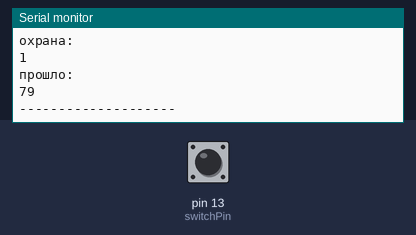
Recording of a sketch running on a simulated Arduino Uno, built with avr-gcc and run on an emulated ATmega328P. On the bench: the last lines printed to the serial monitor. Inputs (shaded band) come from the test bench; at power-on: pin 13 (switchPin) HIGH.

Above: at 1.2 s.
1.3 s: pin 13 (switchPin) pulled LOW for 3.2 s
At 6.2 s:
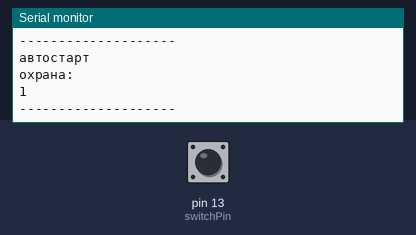
6.5 s: pin 13 (switchPin) pulled LOW for 0.15 s
At 7.2 s:
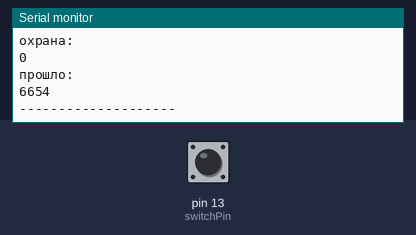
8.1 s: pin 13 (switchPin) pulled LOW for 1 s
At 9.7 s:
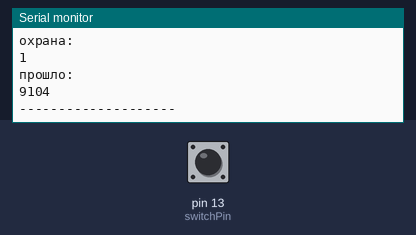
Timing chart, 0 to 11.2 s (numbered marks = the images above; inputs shaded):
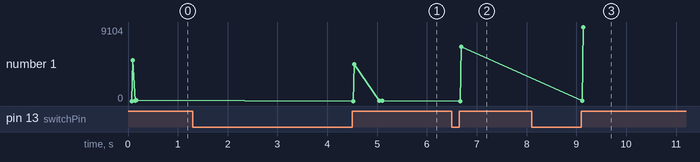

Measured:
- after the input at 1.3 s, the serial monitor: prints a new line after 3.2 s (image 1)
- after the input at 6.5 s, the serial monitor: prints a new line after 0.19 s (image 2)
- after the input at 8.1 s, the serial monitor: prints a new line after 1.0 s (image 3)
- plotted number 1: 1 → 6654 after the input at 6.5 s, 6654 → 9104 after the input at 8.1 s

The sketch:

sketch_dec10a.ino
```cpp
// -----------------------------------------------------------------------------------
// -----------------------------------------------------------------------------------
// -----------------------------------------------------------------------------------
int switchPin = 13; // пин кнопки
//int ledPin = 13; // пин светодиода

boolean lastButton = false; // предыдущее состояние кнопки
boolean currentButton = false; // текущее состояние кнопки
//boolean ledOn = false; // состояние светодиода
boolean securityState = false; // состояние охраны

unsigned long time; // время с начала включения
unsigned long timeToEnableSecurity = 5000; // таймер для автовключения защиты
// -----------------------------------------------------------------------------------
// -----------------------------------------------------------------------------------
// -----------------------------------------------------------------------------------


// -----------------------------------------------------------------------------------
// -----------------------------------------------------------------------------------
// -----------------------------------------------------------------------------------
void setup()
  {
    pinMode (switchPin, INPUT);
    //pinMode (ledPin, OUTPUT);
    Serial.begin(9600);
    justSomeStat ();
  }//setup
// -----------------------------------------------------------------------------------
// -----------------------------------------------------------------------------------
// -----------------------------------------------------------------------------------


// -----------------------------------------------------------------------------------
// -----------------------------------------------------------------------------------
// -----------------------------------------------------------------------------------
void loop()
  {
    time = millis();
    if (time == timeToEnableSecurity)
      {
        Serial.println("автостарт");Serial.println("");
        securityState = true;
        Serial.println("охрана:");Serial.println(securityState);Serial.println("");
        Serial.println("--------------------");
      }//if


    currentButton = debounce (lastButton); // получаем состояние кнопки без дребезга
    if (lastButton == false && currentButton == true)
      { // если кнопка была нажата дольше 5 мсек,
        //ledOn = !ledOn; // то меняем состояние светодиода
        securityState = !securityState;
        Serial.println("охрана:");Serial.println(securityState);Serial.println("");
        time = millis();Serial.println("прошло:");Serial.println(time);Serial.println("");
        Serial.println("--------------------");
      }//if
    lastButton = currentButton; // обнуляем состояние нажатия кнопки
    //digitalWrite (ledPin, ledOn); // зажигаем/гасим светодиод
  }//loop
// -----------------------------------------------------------------------------------
// -----------------------------------------------------------------------------------
// -----------------------------------------------------------------------------------


// -----------------------------------------------------------------------------------
// -----------------------------------------------------------------------------------
// -----------------------------------------------------------------------------------
void justSomeStat ()
  {
    Serial.println("--------------------");
    Serial.println("Начальные данные");Serial.println("");
    Serial.println("охрана:");Serial.println(securityState);Serial.println("");
    Serial.println("таймер:");Serial.println(timeToEnableSecurity);Serial.println("");
    Serial.println("--------------------");
  }//justSomeStat
// -----------------------------------------------------------------------------------
// -----------------------------------------------------------------------------------
// -----------------------------------------------------------------------------------


// -----------------------------------------------------------------------------------
// -----------------------------------------------------------------------------------
// -----------------------------------------------------------------------------------
// Процедура определения нажатия кнопки без дребезга:
boolean debounce(boolean last)
  {
    boolean current = digitalRead(switchPin); // считываем текущее состояние кнопки
    if (last != current)
      { // если состояние изменилось
        delay(5); // делаем задержку на 5 мсек, пока уляжется дребезг
        current = digitalRead(switchPin); // и считываем снова
      }//if
    return current; // возвращаем текущее состояние кнопки
  }//debounce
// -----------------------------------------------------------------------------------
// -----------------------------------------------------------------------------------
// -----------------------------------------------------------------------------------
```
